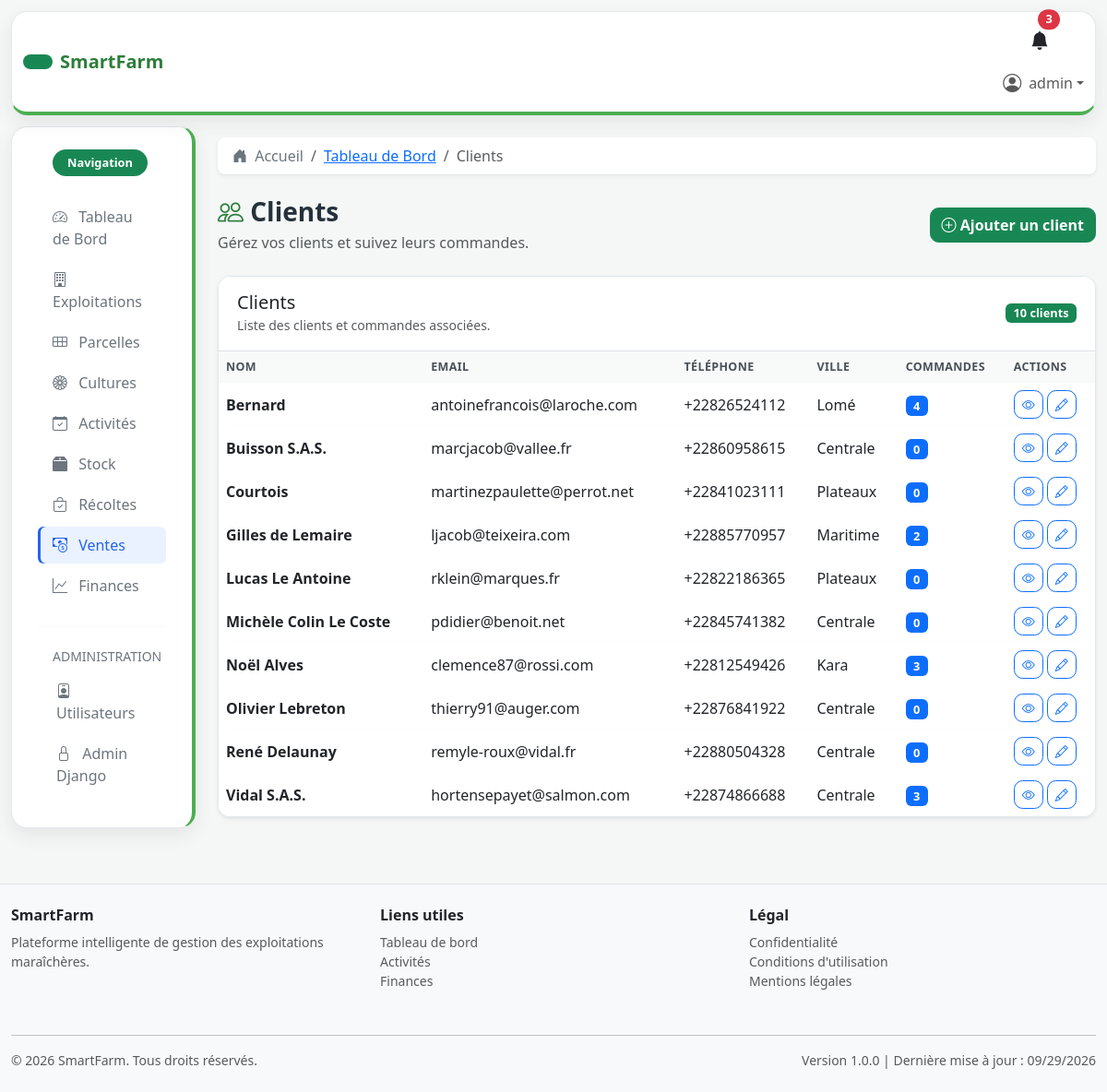
The app's page /ventes/clients/ (signed in), older data.
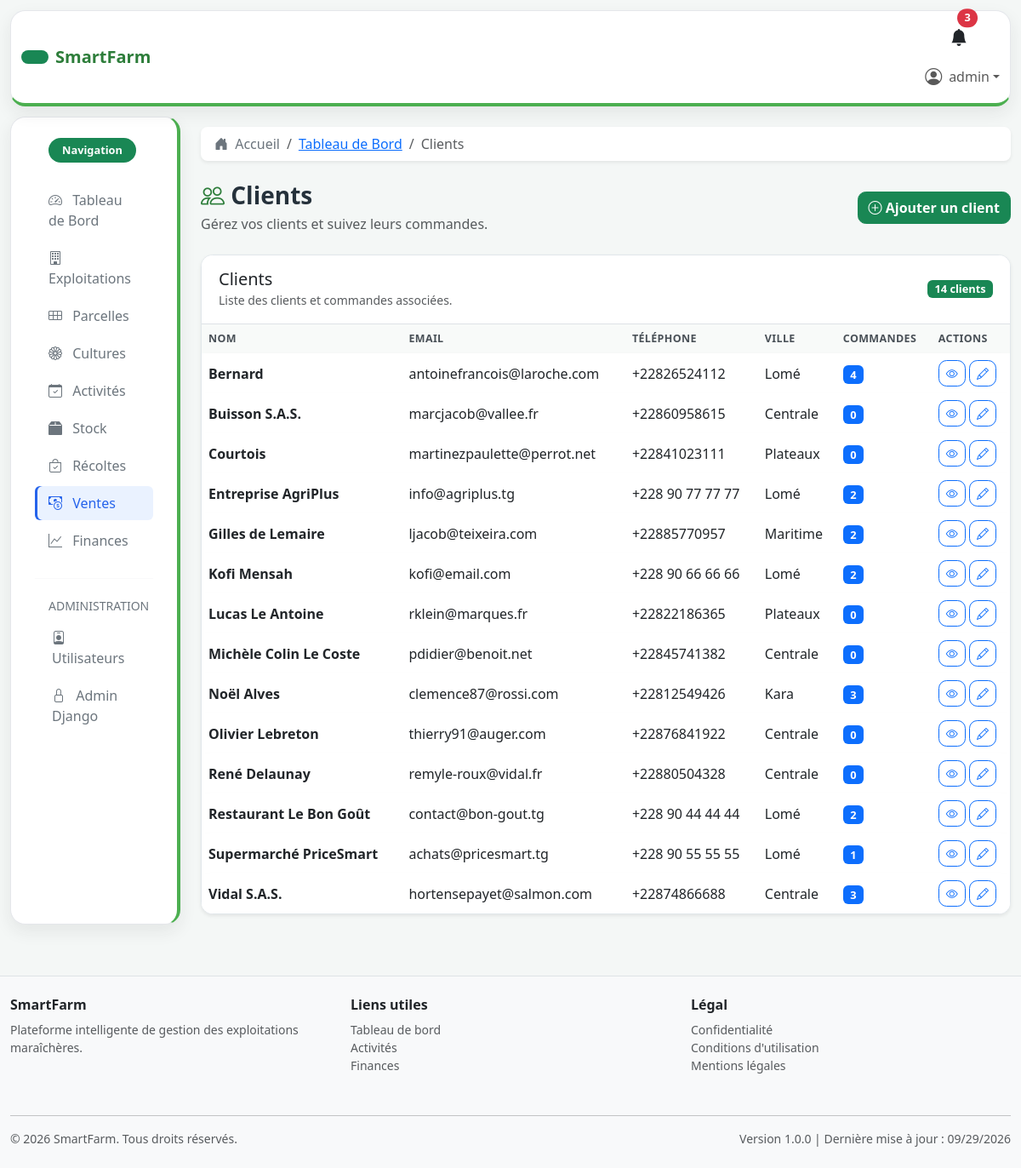
The same page, newer data.
### ventes/models.py (models this page shows, shortened)
class Client(models.Model):
    TYPE_CLIENT_CHOICES = [
        ('restaurant', 'Restaurant'),
        ('commerce', 'Commerce'),
        ('particulier', 'Particulier'),
        ('entreprise', 'Entreprise'),
    ]
    nom = models.CharField(max_length=200, help_text="Nom du client")
    type_client = models.CharField(
        max_length=50,
        choices=TYPE_CLIENT_CHOICES,
        default='particulier',
        help_text="Type de client"
    )
    email = models.EmailField(blank=True, help_text="Email du client")
    telephone = models.CharField(max_length=20, blank=True, help_text="Téléphone du client")
    adresse = models.TextField(blank=True, help_text="Adresse du client")
    code_postal = models.CharField(max_length=20, blank=True, help_text="Code postal")
    ville = models.CharField(max_length=100, blank=True, help_text="Ville")
    date_creation = models.DateTimeField(auto_now_add=True, help_text="Date de création")
    class Meta:
        ordering = ['nom']
        verbose_name = 'Client'
        verbose_name_plural = 'Clients'

### ventes/views.py (the view)
# urls.py: path('clients/', views.ClientListView.as_view(), name='clients_liste'),
class ClientListView(LoginRequiredMixin, ListView):
    model = Client
    template_name = 'clients/liste.html'
    context_object_name = 'clients'
    paginate_by = 20
    def get_queryset(self):
        queryset = Client.objects.all()
        recherche = self.request.GET.get('q')
        if recherche:
            queryset = queryset.filter(
                models.Q(nom__icontains=recherche)
                | models.Q(email__icontains=recherche)
                | models.Q(ville__icontains=recherche)
            )
        return queryset.order_by('nom')

### templates/clients/liste.html (shortened to what this page needs)
{% extends 'base.html' %}
{% load static %}
{% block breadcrumbs %}
    <li class="breadcrumb-item"><a href="{% url 'dashboard:accueil' %}">Tableau de Bord</a></li>
    <li class="breadcrumb-item active">Clients</li>
{% endblock %}
{% block content %}
<div class="row list-page-header mb-4 align-items-center">
    <div class="col-md-8">
        <h1 class="h3 mb-0">
            <i class="bi bi-people text-success"></i> Clients
        </h1>
        <p class="text-muted mb-0 mt-1">Gérez vos clients et suivez leurs commandes.</p>
    </div>
    <div class="col-md-4 text-md-end">
        <a href="{% url 'ventes:clients_ajouter' %}" class="btn btn-success">
            <i class="bi bi-plus-circle"></i> Ajouter un client
        </a>
    </div>
</div>
<div class="row">
    <div class="col-md-12">
        <div class="card data-card shadow-sm">
            <div class="card-header bg-white border-bottom d-flex justify-content-between align-items-center">
                <div>
                    <h5 class="mb-0">Clients</h5>
                    <small class="text-muted">Liste des clients et commandes associées.</small>
                </div>
                <span class="badge bg-success">{{ clients|length }} client{{ clients|length|pluralize }}</span>
            </div>
            <div class="table-responsive">
                <table class="table table-hover align-middle mb-0">
                    <thead class="table-light">
                        <tr>
                            <th>Nom</th>
                            <th>Email</th>
                            <th>Téléphone</th>
                            <th>Ville</th>
                            <th>Commandes</th>
                            <th>Actions</th>
                        </tr>
                    </thead>
                    <tbody>
                        {% for client in clients %}
                        <tr>
                            <td><strong>{{ client.nom }}</strong></td>
                            <td>{{ client.email|default:"-" }}</td>
                            <td>{{ client.telephone|default:"-" }}</td>
                            <td>{{ client.ville|default:"-" }}</td>
                            <td><span class="badge bg-primary">{{ client.ventes.count }}</span></td>
                            <td>
                                <a href="{% url 'ventes:clients_detail' client.pk %}" class="btn btn-sm btn-outline-primary" title="Voir le client"><i class="bi bi-eye"></i></a>
                                <a href="{% url 'ventes:clients_modifier' client.pk %}" class="btn btn-sm btn-outline-primary" title="Modifier le client"><i class="bi bi-pencil"></i></a>
                            </td>
                        </tr>
                        {% endfor %}
                    </tbody>
                </table>
            </div>
        </div>
    </div>
</div>
{% endblock %}

Row changes from the older to the newer data that the page shows:
added Client: nom "Entreprise AgriPlus", email "info@agriplus.tg", telephone "+228 90 77 77 77", ville "Lomé", ventes.count "2"
added Client: nom "Kofi Mensah", email "kofi@email.com", telephone "+228 90 66 66 66", ville "Lomé", ventes.count "2"
added Client: nom "Restaurant Le Bon Goût", email "contact@bon-gout.tg", telephone "+228 90 44 44 44", ville "Lomé", ventes.count "2"
added Client: nom "Supermarché PriceSmart", email "achats@pricesmart.tg", telephone "+228 90 55 55 55", ville "Lomé", ventes.count "1"
Text that changed along with them:
{{ clients|length }}: "10" → "14"
